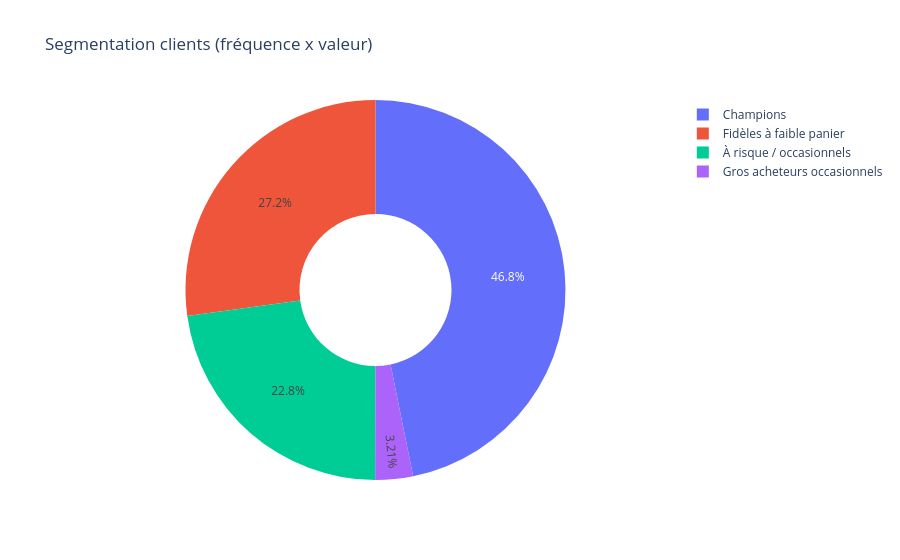

Notebook cell for this chart:
### Code cell
# Segmentation simple (fréquence x valeur)
clients_df = df_clean.groupby('id_client').agg(
    CA=('chiffre_affaires', 'sum'),
    Nb_commandes=('id_commande', 'count')
).reset_index()

med_ca = clients_df['CA'].median()
med_freq = clients_df['Nb_commandes'].median()

def segmenter(row):
    if row['CA'] >= med_ca and row['Nb_commandes'] >= med_freq:
        return 'Champions'
    elif row['CA'] >= med_ca and row['Nb_commandes'] < med_freq:
        return 'Gros acheteurs occasionnels'
    elif row['CA'] < med_ca and row['Nb_commandes'] >= med_freq:
        return 'Fidèles à faible panier'
    else:
        return 'À risque / occasionnels'

clients_df['segment'] = clients_df.apply(segmenter, axis=1)
seg_counts = clients_df['segment'].value_counts()
print(seg_counts)

fig = px.pie(seg_counts.reset_index(), names='segment', values='count',
             title="Segmentation clients (fréquence x valeur)", hole=0.4)
fig.write_image(f"{FIG_DIR}/08_segmentation.png", scale=2)
fig.show()

### Figure 1 — Plotly figure (JSON) as saved in the notebook; plotly's stock layout.template omitted (floating-point values rounded to 4 significant figures)
{"data": [{"domain": {"x": [0.0, 1.0], "y": [0.0, 1.0]}, "hole": 0.4, "hovertemplate": "segment=%{label}<br>count=%{value}<extra></extra>", "labels": ["Champions", "Fidèles à faible panier", "À risque / occasionnels", "Gros acheteurs occasionnels"], "legendgroup": "", "name": "", "showlegend": true, "type": "pie", "values": [818, 475, 398, 56]}], "layout": {"legend": {"tracegroupgap": 0}, "title": {"text": "Segmentation clients (fréquence x valeur)"}}}
